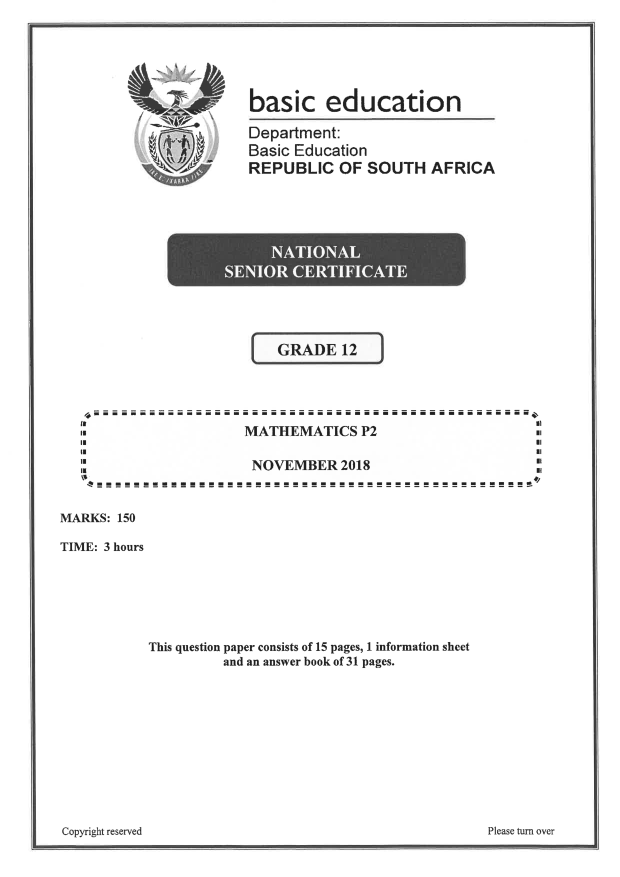
#> input picture workspace/scratch/page_1.png, 1240 x 1753 px, given in place of page_9.png, which was not available (shown at 1/2 size)
$ python crop_others.py
#> lines starting #> are read from the running program, lines starting #| are printed output that depends on the picture
from PIL import Image

for p, name in [(9, "crop_q3"), (10, "crop_q4"), (11, "crop_q5")]:
    im = Image.open(f"workspace/scratch/page_{p}.png")
#> im is the input picture: PIL image 1240x1753 RGB; min 1, max 255, mean 240.4
    w, h = im.size
#> w = 1240; h = 1753
    crop = im.crop((0, int(h * 0.05), w, int(h * 0.55)))
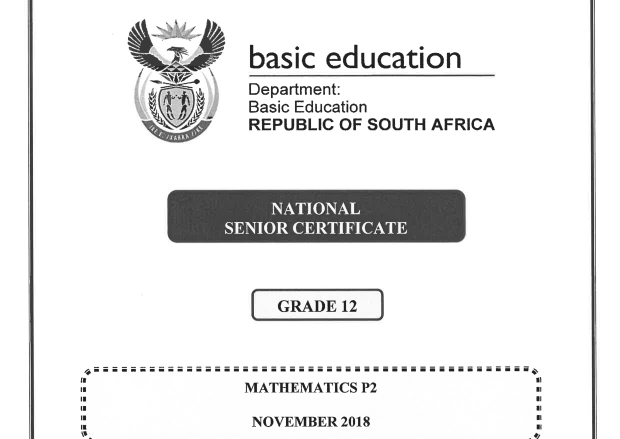
#> crop: PIL image 1240x877 RGB (shown at 1/2 size); min 11, max 255, mean 233.7
    crop.save(f"workspace/scratch/{name}.png")
#> pass 2 of the loop `for p, name in [(9, "crop_q3"), (10, "crop_q4"), (11, "crop_q5")]:`:
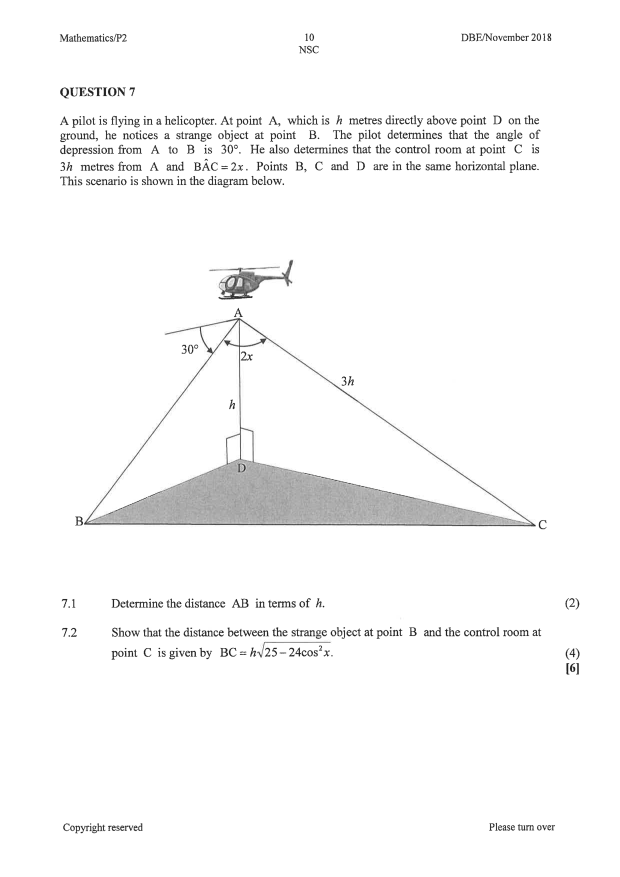
#> input picture workspace/scratch/page_10.png, 1240 x 1753 px, found by its file name (shown at 1/2 size)
#> im is the input picture: PIL image 1240x1753 RGB; mean R, G, B 248.6, 248.6, 248.6
#> `crop = im.crop((0, int(h * 0.05), w, int(h * 0.55)))`:
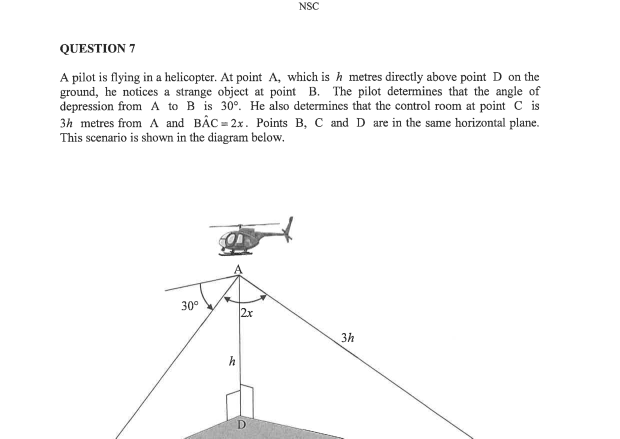
#> crop: PIL image 1240x877 RGB (shown at 1/2 size); mean R, G, B 249.1, 249.1, 249.1
print("Cropped Q3, Q4, Q5")
